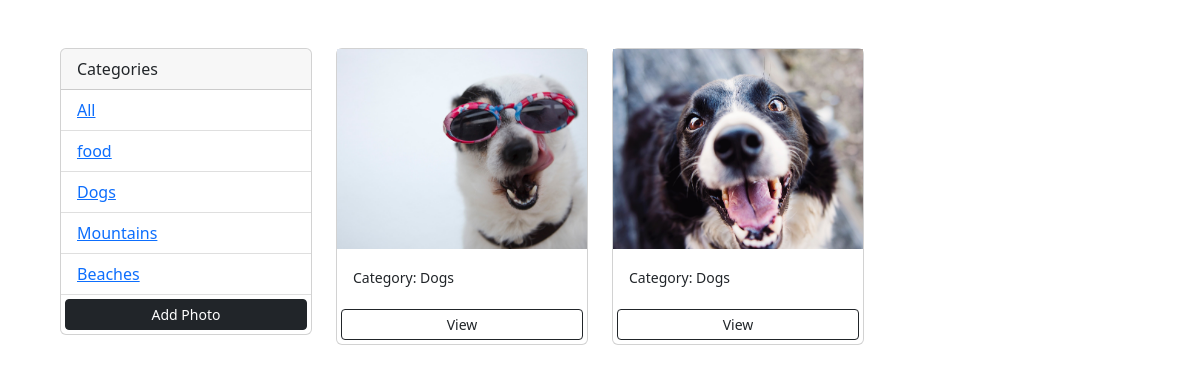
Screenshot of /?category=Dogs with the database file from the repository.
### photos/models.py (models this page shows, shortened)
class Category(models.Model):
    name = models.CharField(max_length=100, null=False, blank=False)

class Photo(models.Model):
    category = models.ForeignKey(Category, on_delete=models.SET_NULL, null=True, blank=True)
    image = models.ImageField(null=False, blank=False)
    description = models.TextField()

### photos/views.py (the view)
# urls.py: path('', views.gallery, name='gallery'),
def gallery(request):
    category = request.GET.get('category')
    if category == None:
        photos = Photo.objects.all()
    else:
        photos = Photo.objects.filter(category__name=category)
    categories = Category.objects.all()
    context = {'categories' : categories, 'photos' : photos}
    return render(request, 'photos/gallery.html', context)

### photos/templates/photos/gallery.html (shortened to what this page needs)
<!DOCTYPE html>
<html lang="en">
<head>
  <link href="https://cdn.jsdelivr.net/npm/bootstrap@5.2.0/dist/css/bootstrap.min.css" rel="stylesheet"
>
</head>
<body class="m-5">
  <div class="container">
    <div class="row">
      <div class="col-md-3">
        <div class="card">
          <div class="card-header">
            Categories
          </div>
          <ul class="list-group list-group-flush">
            <li class="list-group-item">
                <a href="{% url 'gallery' %}">All</a>
            </li>
            {% for category in categories %}
            <li class="list-group-item">
              <a href="{% url 'gallery' %}?category={{category.name}}">
                {{category.name}}
              </a>
            </li>
            {% endfor %}
            <a href="{% url 'add' %}" class="btn btn-dark btn-block btn-sm m-1">Add Photo</a>
          </ul>
        </div>
      </div>
      <div class="col-md-9">
        <div class="row">
          {% for photo in photos %}
          <div class="col-md-4">
            <div class="card">
              <img class="image-thumbnail"
                src="{{photo.image.url}}"
                alt="Card image cap">
              <div class="card-body">
                <small>Category: {{photo.category.name}}</small>
              </div>
              <a href="{% url 'photo' photo.id %}" class="btn btn-outline-dark btn-sm m-1">View</a>
            </div>
          </div>
          {% empty%}
          <h3>No Photos!</h3>
          {% endfor %}
        </div>
      </div>
    </div>
  </div>
</body>
</html>

### photos/templates/photos/gallery.html (style rules this page uses)
.image-thumbnail { height: 200px; object-fit: cover; }

### rows the page displays
Category: name "food"
Category: name "Dogs"
Category: name "Mountains"
Category: name "Beaches"
Photo: image (picture), category.name "Dogs"
Photo: image (picture), category.name "Dogs"
